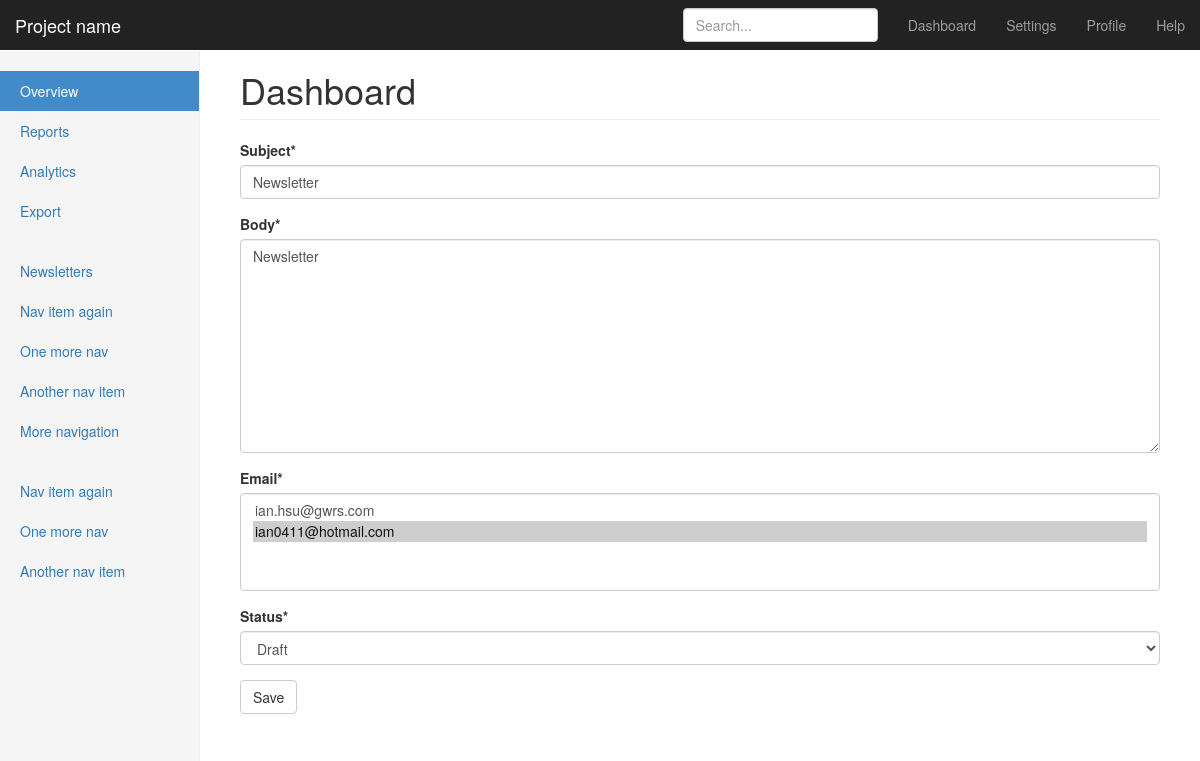
Screenshot of /control/newsletter-edit/1/ with the database file from the repository.
### newsletters/models.py (models this page shows, shortened)
class Newsletter(models.Model):
    EMAIL_STATUS_CHOICES = (
        ('Draft', 'Draft'),
        ('Published', 'Published')
    )
    subject = models.CharField(max_length=250)
    body = models.TextField()
    email = models.ManyToManyField(NewsletterUser)
    status = models.CharField(max_length=10, choices=EMAIL_STATUS_CHOICES)
    created = models.DateTimeField(auto_now_add=True)
    updated = models.DateTimeField(auto_now=True)

class NewsletterUser(models.Model):
    email = models.EmailField()
    date_added = models.DateTimeField(auto_now_add=True)
    def __str__(self):
        return self.email

### newsletters/views.py (the view)
# urls.py: url(r'^newsletter-edit/(?P<pk>\d+)/$', control_newsletter_edit, name='control_newsletter_edit'),
def control_newsletter_edit(request, pk):
    newsletter = get_object_or_404(Newsletter, pk=pk)
    if request.method == 'POST':
        form = NewsletterCreationForm(request.POST, instance=newsletter)
        if form.is_valid:
            newsletter = form.save()
            if newsletter.status == 'Published':
                subject = newsletter.subject
                body = newsletter.body
                from_email = settings.EMAIL_HOST_USER
                for email in newsletter.email.all():
                    send_mail(subject=subject, from_email=from_email, recipient_list=[email], message=body, fail_silently=True)
            return redirect('control_panel:control_newsletter_detail', pk=newsletter.pk)
    else:
        form = NewsletterCreationForm(instance=newsletter)
    context = {
        'form': form,
    }
    template = 'control_panel/control_newsletter.html'
    return render(request, template, context)

### newsletters/forms.py
class NewsletterCreationForm(forms.ModelForm):
    helper = FormHelper()
    helper.form_show_labels = False
    class Meta:
        model = Newsletter
        fields = ['subject', 'body', 'email', 'status']

### templates/control_panel/control_newsletter.html
{% extends 'control_base.html' %}
{% load crispy_forms_tags %}
{% block content %}
    <h1 class="page-header">Dashboard</h1>
    <form method="POST">{% csrf_token %}
        {{ form|crispy }}
    </form>
    <button class="btn btn-default" type="submit">Save</button>
{% endblock %}

### static/css/dashboard.css (style rules this page uses)
body { padding-top: 50px; }
.main .page-header { margin-top: 0; }

### rows the page displays
Newsletter: subject "Newsletter", body "Newsletter", status "Draft"
NewsletterUser: email "ian.hsu@gwrs.com / ian0411@hotmail.com ☑"
